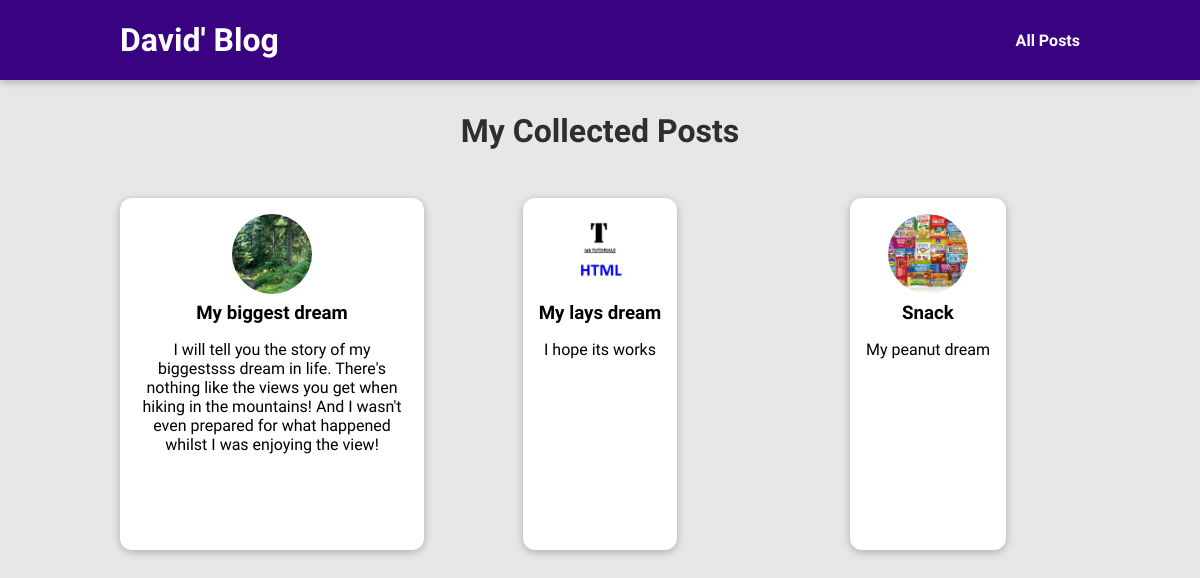
The page /posts on the database its author committed.
### blog/models.py (models this page shows, shortened)
class Post(models.Model):
    title = models.CharField(max_length=100)
    image = models.ImageField(upload_to="posts", null=True)
    author = models.ForeignKey(Author, on_delete = models.PROTECT, null = False)
    date = models.DateField( auto_now=False, auto_now_add=True)
    slug = models.SlugField(null=False,unique = True, db_index=True)
    excerpt = models.CharField(max_length=350)
    content = models.TextField(validators=[MinLengthValidator(10)])
    tags = models.ManyToManyField(Tag)

### blog/views.py (the view)
# urls.py: path("posts", views.AllPostsView.as_view(),name = "posts"),
class AllPostsView(ListView):
    template_name = "blog/posts.html"
    model = Post
    ordering = ["-date"]
    context_object_name = "all_posts"

### blog/templates/blog/posts.html (shortened to what this page needs)
{% extends "base.html" %}
{% load static %}
{% block css_files %}
<link rel= "stylesheet" href="{% static "blog/posts.css" %}"/>
<link rel= "stylesheet" href="{% static "blog/post.css" %}"/>
{% endblock %}
{% block content %}
<section id= "all-posts">
    <h2>My Collected Posts</h2>
    <ul>
        {% for post in all_posts %}
        {% include "blog/includes/post.html" %}
          {% endfor %}
    </ul>
</section>
{% endblock%}

### blog/templates/blog/includes/post.html
<li>
    <article class="post">
        <a href="{% url "singpo" post.slug%}">
            <img src="{{ post.image.url }}" alt="{{ post.title}}"/>
            <div class="post__content">
                <h3>{{ post.title }}</h3>
                <p>{{ post.excerpt }}  <! post odnosi się do iteracji funkcji for w pliku index.html>
                </p>
            </div>
          </a>
        </article>
      </li>

### static/styles.css (style rules this page uses)
* { box-sizing: border-box; }
html { font-family: 'Roboto Condensed', sans-serif; }
body { margin: 0; }
h1, h2, h3 { font-family: 'Roboto Condensed', sans-serif; font-weight: bold; }

### blog/static/blog/posts.css (style rules this page uses)
body { background-color: #e7e7e7; }
#all-posts { margin: 7rem auto; width: 90%; max-width: 60rem; }
#all-posts h2 { text-align: center; font-size: 2rem; color: #2e2e2e; margin: 3rem 0; }
ul { list-style: none; margin: 0; padding: 0; display: grid; grid-template-columns: repeat(auto-fill, minmax(17rem, 1fr)); gap: 1.5rem; }
.post img { width: 7rem; height: 7rem; }
.post a { height: 22rem; transform-origin: center; box-shadow: 0 2px 8px rgba(0, 0, 0, 0.25); border-radius: 12px; background-color: white; }

### blog/static/blog/post.css (style rules this page uses)
.post { display: flex; flex-direction: column; align-items: center; text-align: center; }
.post a { text-decoration: none; color: black; transition: all 0.2s ease; padding: 1rem; }
.post img { width: 5rem; height: 5rem; object-fit: cover; border-radius: 50%; }
.post h3 { margin: 0.25rem 0; }

### rows shown on the page
Post: image (picture), title "My biggest dream", excerpt "I will tell you the story of my biggestsss dream in life. There's nothing like the views you get when hiking in the mountains! And I wasn't even prepared for what happened whilst I was enjoying the view!"
Post: image (picture), title "My lays dream", excerpt "I hope its works"
Post: image (picture), title "Snack", excerpt "My peanut dream"
